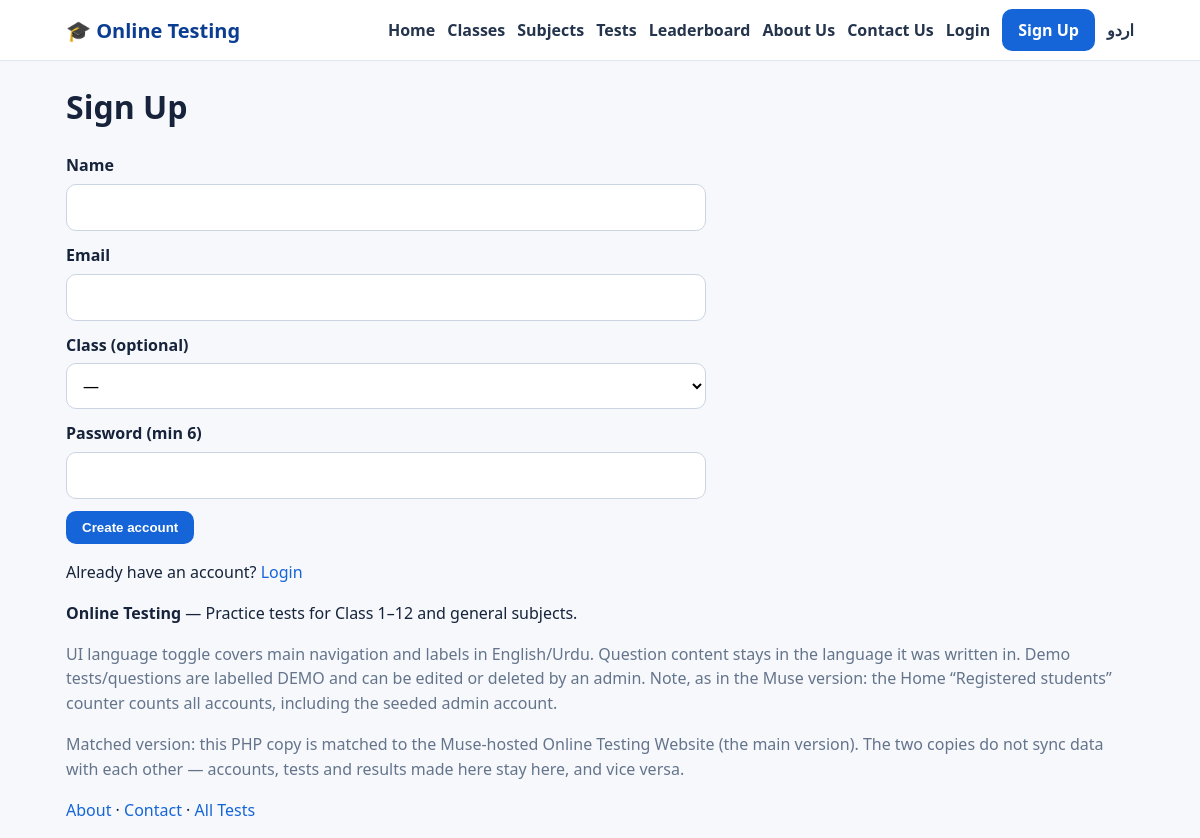
/register.php, run on the app's committed database.
### tables this page shows
CREATE TABLE IF NOT EXISTS settings(`key` VARCHAR(80) PRIMARY KEY, value TEXT);

### config.php (called while the page is built, shortened)
<?php
function db(){
    static $pdo=null;
    if($pdo===null){
        $pdo=new PDO('mysql:host='.DB_HOST.';dbname='.DB_NAME.';charset=utf8mb4',DB_USER,DB_PASS,
            [PDO::ATTR_ERRMODE=>PDO::ERRMODE_EXCEPTION,PDO::ATTR_DEFAULT_FETCH_MODE=>PDO::FETCH_ASSOC]);
    }
    return $pdo;
}
function e($s){ return htmlspecialchars((string)$s,ENT_QUOTES,'UTF-8'); }
function current_user(){
    if(empty($_SESSION['user_id'])) return null;
    $st=db()->prepare('SELECT * FROM users WHERE id=?'); $st->execute([$_SESSION['user_id']]);
    return $st->fetch() ?: null;
}
$lang=$_SESSION['lang']??'en';
function t($k){ global $T,$lang; return $T[$lang][$k]??$T['en'][$k]??$k; }
function site_setting($k,$def=''){
    try{ $st=db()->prepare('SELECT value FROM settings WHERE `key`=?'); $st->execute([$k]); $r=$st->fetch(); return $r?$r['value']:$def; }catch(Exception $ex){ return $def; }
}

### register.php (the view, shortened to what this page needs)
<?php require 'config.php';
$page_title='Sign Up'; include 'includes/header.php';
$cls=db()->query("SELECT * FROM classes ORDER BY grade")->fetchAll(); ?>
<h1>Sign Up</h1><form method="post"><input type="hidden" name="csrf" value="<?= csrf_token() ?>">
<label>Name</label><input name="name" required><label>Email</label><input type="email" name="email" required>
<label>Class (optional)</label><select name="class_id"><option value="0">—</option><?php foreach($cls as $c): ?><option value="<?= $c['id'] ?>"><?= e($c['name']) ?></option><?php endforeach; ?></select>
<label>Password (min 6)</label><input type="password" name="password" required><button class="btn">Create account</button></form>
<p>Already have an account? <a href="login.php">Login</a></p><?php include 'includes/footer.php'; ?>

### includes/header.php (shortened to what this page needs)
<?php require_once __DIR__.'/../config.php'; $user=current_user(); $isUr=($lang==='ur'); ?>
<!DOCTYPE html><html lang="<?= $isUr?'ur':'en' ?>" dir="<?= $isUr?'rtl':'ltr' ?>">
<head><meta charset="utf-8"><meta name="viewport" content="width=device-width,initial-scale=1">
<link rel="stylesheet" href="assets/css/style.css"></head>
<body>
<header class="top"><div class="wrap top-in">
<a class="logo" href="index.php">🎓 <?= e(site_setting('site_name',SITE_NAME)) ?></a>
<nav>
<a href="index.php"><?= t('home') ?></a><a href="classes.php"><?= t('classes') ?></a><a href="subjects.php"><?= t('subjects') ?></a>
<a href="tests.php"><?= t('tests') ?></a><a href="leaderboard.php"><?= t('leaderboard') ?></a>
<a href="about.php"><?= t('about') ?></a><a href="contact.php"><?= t('contact') ?></a>
<?php if($user): ?><a href="dashboard.php"><?= t('dashboard') ?></a><?php if(is_admin()): ?><a href="admin/index.php">👑 <?= t('admin') ?></a><?php endif; ?><a href="logout.php"><?= t('logout') ?></a>
<?php else: ?><a href="login.php"><?= t('login') ?></a><a class="btn" href="register.php"><?= t('signup') ?></a><?php endif; ?>
<?php $toggle_qs=$_GET; $toggle_qs['lang']=$isUr?'en':'ur'; ?><a href="?<?= http_build_query($toggle_qs) ?>"><?= $isUr?'English':'اردو' ?></a>
</nav></div></header>
<main class="wrap">

### includes/footer.php
</main>
<footer class="foot"><div class="wrap">
<p><b><?= e(site_setting('site_name',SITE_NAME)) ?></b> — <?= e(site_setting('site_tagline','Practice tests for Class 1–12 and general subjects.')) ?></p>
<p class="muted">UI language toggle covers main navigation and labels in English/Urdu. Question content stays in the language it was written in. Demo tests/questions are labelled DEMO and can be edited or deleted by an admin. Note, as in the Muse version: the Home “Registered students” counter counts all accounts, including the seeded admin account.</p>
<p class="muted">Matched version: this PHP copy is matched to the Muse-hosted Online Testing Website (the main version). The two copies do not sync data with each other — accounts, tests and results made here stay here, and vice versa.</p>
<p><a href="about.php">About</a> · <a href="contact.php">Contact</a> · <a href="tests.php">All Tests</a></p>
</div></footer>
<script src="assets/js/app.js"></script></body></html>

### assets/css/style.css (style rules this page uses)
* { box-sizing:border-box }
body { margin:0;font-family:system-ui,-apple-system,Segoe UI,Roboto,Arial,sans-serif;background:#f6f8fc;color:#16233a;line-height:1.55 }
a { color:#1565d8;text-decoration:none }
.wrap { max-width:1100px;margin:0 auto;padding:0 16px }
.top { background:#fff;border-bottom:1px solid #e2e8f0;position:sticky;top:0;z-index:20 }
.top-in { display:flex;align-items:center;gap:16px;min-height:60px;flex-wrap:wrap }
.logo { font-weight:800;font-size:20px;color:#0b3d91 }
nav { display:flex;gap:12px;flex-wrap:wrap;align-items:center;margin-left:auto }
nav a { color:#24344d;font-weight:600 }
.btn,.btn2 { display:inline-block;background:#1565d8;color:#fff!important;border:0;border-radius:10px;padding:9px 16px;font-weight:700;cursor:pointer }
.muted { color:#64748b }
input,select,textarea { width:100%;padding:10px 12px;border:1px solid #cbd5e1;border-radius:10px;margin:6px 0 12px;font:inherit;background:#fff }
label { font-weight:600 }
form { max-width:640px }

### data on the page
settings: value "Online Testing"
settings: value "Practice tests for Class 1–12 and general subjects."

### other printed values
t('home') "Home"
t('classes') "Classes"
t('subjects') "Subjects"
t('tests') "Tests"
t('leaderboard') "Leaderboard"
t('about') "About Us"
t('contact') "Contact Us"
t('login') "Login"
t('signup') "Sign Up"
